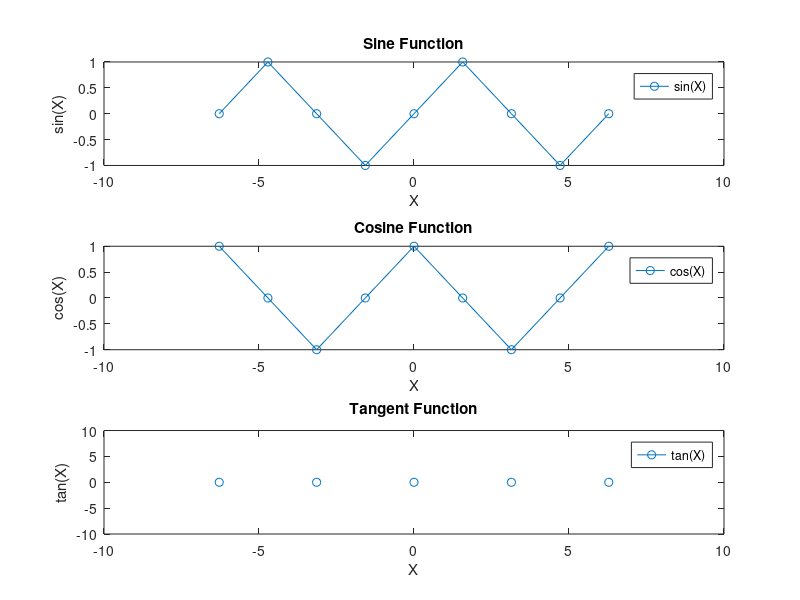

MATLAB code for this plot:
clc,clearvars
X = linspace(-2*pi, 2*pi, 9);

figure;

subplot(3, 1, 1);
plot(X, sin(X), '-o');
title('Sine Function');
xlabel('X');
ylabel('sin(X)');
legend('sin(X)');

subplot(3, 1, 2);
plot(X, cos(X), '-o');
title('Cosine Function');
xlabel('X');
ylabel('cos(X)');
legend('cos(X)');

subplot(3, 1, 3);
plot(X, tan(X), '-o');
title('Tangent Function');
xlabel('X');
ylabel('tan(X)');
ylim([-10 10]);
legend('tan(X)');